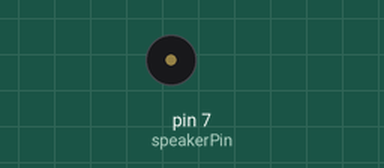
The sketch below on a simulated Arduino Uno, built with avr-gcc and run on an emulated ATmega328P. On the bench: buzzer (waves = sounding).

Above: at 0.3 s.
Timing chart, 0 to 3.0 s (numbered marks = the images above):
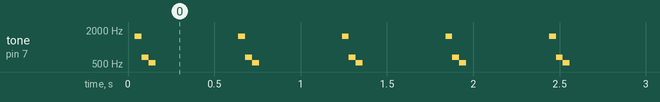

The sketch:

speaker_demo.ino
```cpp
int speakerPin = 7;

void setup() {
  pinMode(speakerPin, OUTPUT);
}

void loop() {

  // start with no delay between speaker
  // pulses (high pitch) to having a higher delay
  // or lower pitch
  for(int i = 0; i < 1000; i+=10) {
    digitalWrite(speakerPin, HIGH);
    delayMicroseconds(i);
    digitalWrite(speakerPin, LOW);
    delayMicroseconds(i);
  }

  // take a break after playing thru the for loop
  delay(500);

}
```

Measured:
- by itself, tone on pin 7 (speakerPin): plays 1546 Hz for 0.04 s, 655 Hz for 0.04 s, 528 Hz for 0.04 s, 1546 Hz for 0.04 s, 655 Hz for 0.04 s, 528 Hz for 0.04 s … (651 notes in this stretch)
